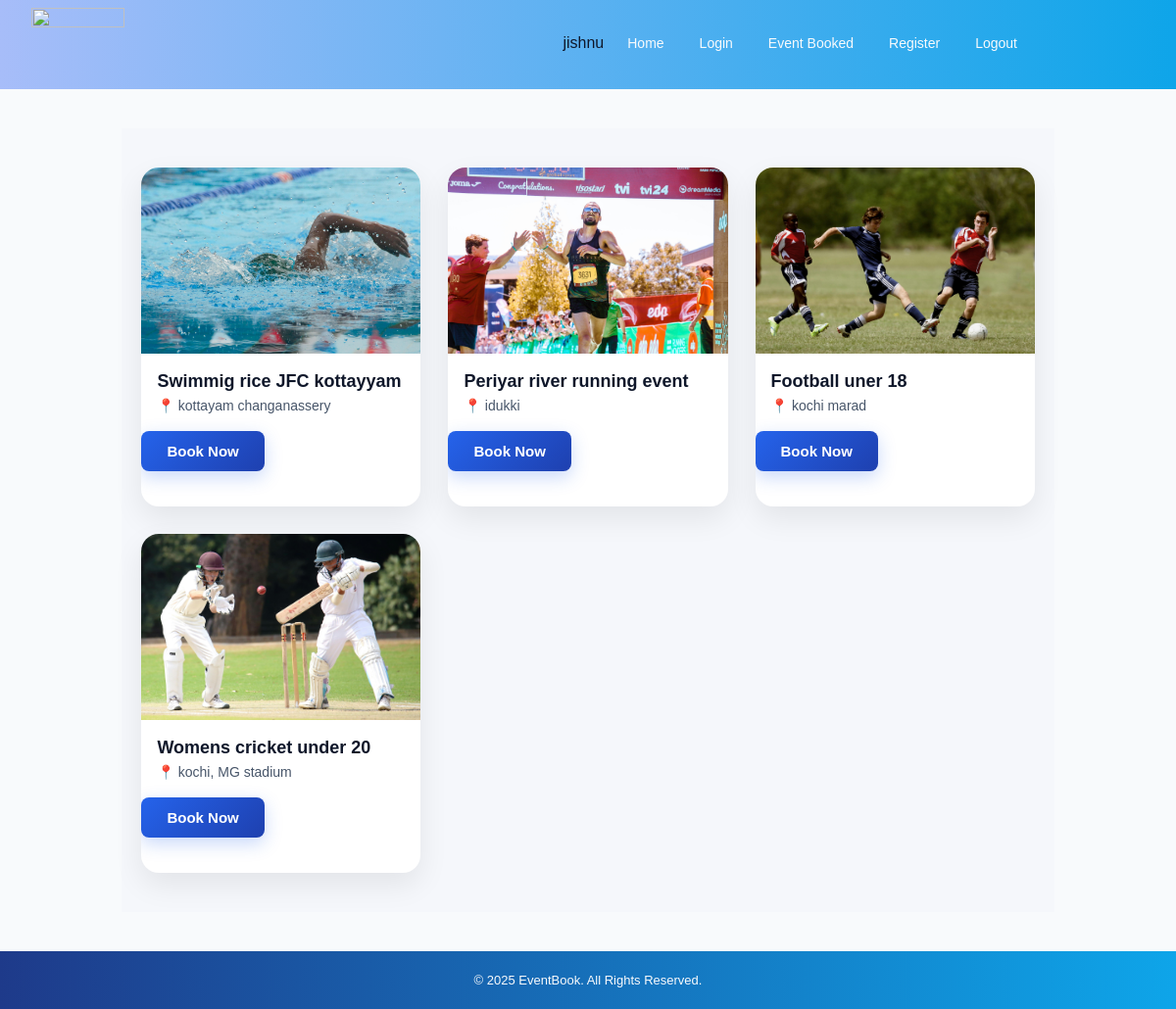
The page /home/all_event/1 (signed in) on the database its author committed.
### app1/models.py (models this page shows, shortened)
class CustomUser(AbstractUser):
    username = models.CharField(max_length=50,unique=True)
    email = models.EmailField(unique=True)
    ROLE_CHOICE = (
        ('admin','admin'),
        ('user','user'),
    )
    role = models.CharField(max_length=50,choices=ROLE_CHOICE,default='user')

class Events(models.Model):
    title = models.CharField(max_length=50)
    event_cat = models.ForeignKey(event_category,on_delete=models.CASCADE)
    location = models.TextField(null=True)
    e_image = models.ImageField(upload_to='events')

### app1/views.py (the view)
# urls.py: path('all_event/<int:eid>',all_event,name='all_event'),
def all_event(request,eid):
    events = Events.objects.filter(event_cat=eid)
    return render(request,'all_event.html',{'events':events})

### template/all_event.html (shortened to what this page needs)
{%extends 'base.html'%}
{%block contents%}
<!DOCTYPE html>
<html lang="en">
<head>
    <link rel="stylesheet" href="/static/css/all_event.css">
</head>
<body>
    <div class="events_main">
    <div class="events_box">
        {% for i in events %}
        <div class="event_card">
            <img src="/home/{{i.e_image}}" alt="event image">
            <h3>{{i.title}}</h3>
            <p class="location">📍 {{i.location}}</p>
            <a href="{% url 'eventbooking' i.id %}" class="book-btn-link">
            <button class="book-now-btn">Book Now</button>
            </a>
        </div>
        {% endfor %}
    </div>
</div>
</body>
</html>
{%endblock%}

### template/base.html (shortened to what this page needs)
<!DOCTYPE html>
<html lang="en">
<head>
    <link rel="stylesheet" href="/static/css/base.css">
</head>
<body>
    <div class="main">
        <div class="header">
            <div class="logo">
                <img src="/static/images/BE logo.png" alt="" width="80px" height="60px">
            </div>
            {% if user.is_authenticated %}
            <p>{{request.user}}</p>
            {% endif %}
            <a href="{% url 'homepage' %}">Home</a>
            <a href="{% url 'Login_page' %}">Login</a>
            <a href="{% url 'EventBooked' %}">Event Booked</a>
            <a href="{% url 'RegisterUser' %}">Register</a>
            <a href="{% url 'Logout_page' %}">Logout</a>
        </div>
        <div class="content">
            {%block contents%}
            {%endblock%}
        </div>
        <div class="footer">
            <p>© 2025 EventBook. All Rights Reserved.</p>
        </div>
    </div>
</body>
</html>

### static/css/base.css (style rules this page uses)
* { margin: 0; padding: 0; box-sizing: border-box; font-family: 'Poppins', Arial, sans-serif; }
body { background-color: #f8fafc; color: #0f172a; }
.main { min-height: 100vh; display: flex; flex-direction: column; }
.header { background: linear-gradient(90deg, #a7bdf9, #0ea5e9); display: flex; align-items: center; padding: 8px 150px 12px 32px; }
.logo { margin-right: auto; }
.logo img { width: 95px; height: auto; }
.header a { color: #f8fafc; text-decoration: none; margin-left: 12px; font-size: 14px; font-weight: 500; padding: 6px 12px; border-radius: 20px; transition: background 0.3s ease, transform 0.2s ease; }
.content { flex: 1; max-width: 1200px; margin: auto; padding: 40px 30px; }
.footer { background: linear-gradient(90deg, #1e3a8a, #0ea5e9); color: #f8fafc; text-align: center; padding: 22px; font-size: 13px; }

### static/css/all_event.css (style rules this page uses)
* { margin: 0; padding: 0; box-sizing: border-box; font-family: 'Poppins', sans-serif; }
.events_main { min-height: 100vh; background: #f5f7fb; padding: 40px 20px; display: flex; justify-content: center; }
.events_box { width: 100%; max-width: 1200px; display: grid; grid-template-columns: repeat(auto-fit, minmax(280px, 1fr)); gap: 28px; }
.event_card { background: #ffffff; border-radius: 18px; overflow: hidden; box-shadow: 0 12px 30px rgba(0, 0, 0, 0.08); transition: all 0.3s ease; }
.event_card img { width: 100%; height: 190px; object-fit: cover; }
.event_card h3 { padding: 14px 16px 6px; font-size: 18px; font-weight: 600; color: #0f172a; }
.event_card .location { padding: 0 16px 18px; font-size: 14px; color: #475569; }
.book-btn-link { text-decoration: none; }
.book-now-btn { padding: 12px 26px; background: linear-gradient(135deg, #2563eb, #1e40af); color: #ffffff; border: none; border-radius: 8px; font-size: 15px; font-weight: 600; cursor: pointer; transition: all 0.3s ease; box-shadow: 0 6px 18px rgba(37, 99, 235, 0.25); }

### rows shown on the page
CustomUser: user "jishnu"
Events: e_image (picture), title "Swimmig rice JFC kottayyam", location "kottayam changanassery"
Events: e_image (picture), title "Periyar river running event", location "idukki"
Events: e_image (picture), title "Football uner 18", location "kochi marad"
Events: e_image (picture), title "Womens cricket under 20", location "kochi, MG stadium"
